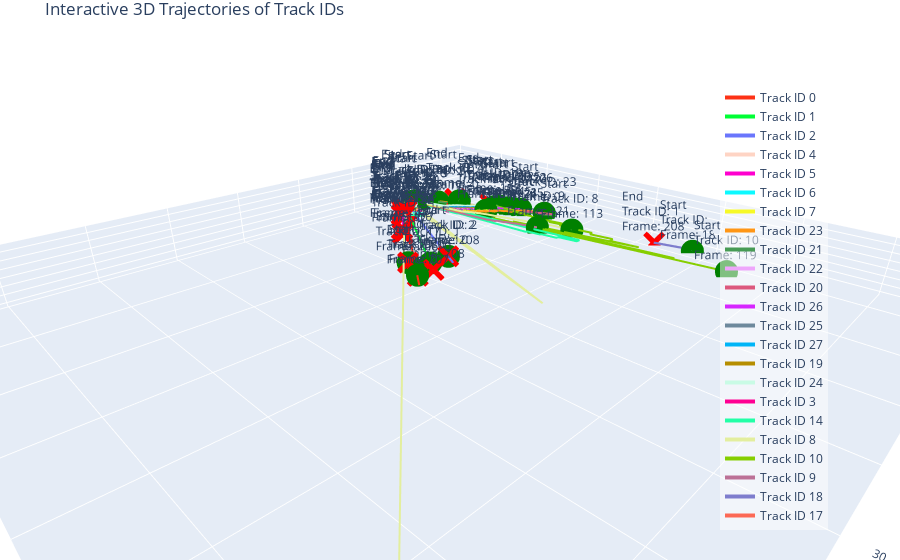

Write notebook code for a chart like this one.
### Code cell
# Call the plotting function
plot_trajectories_in_3d_interactive(df)
